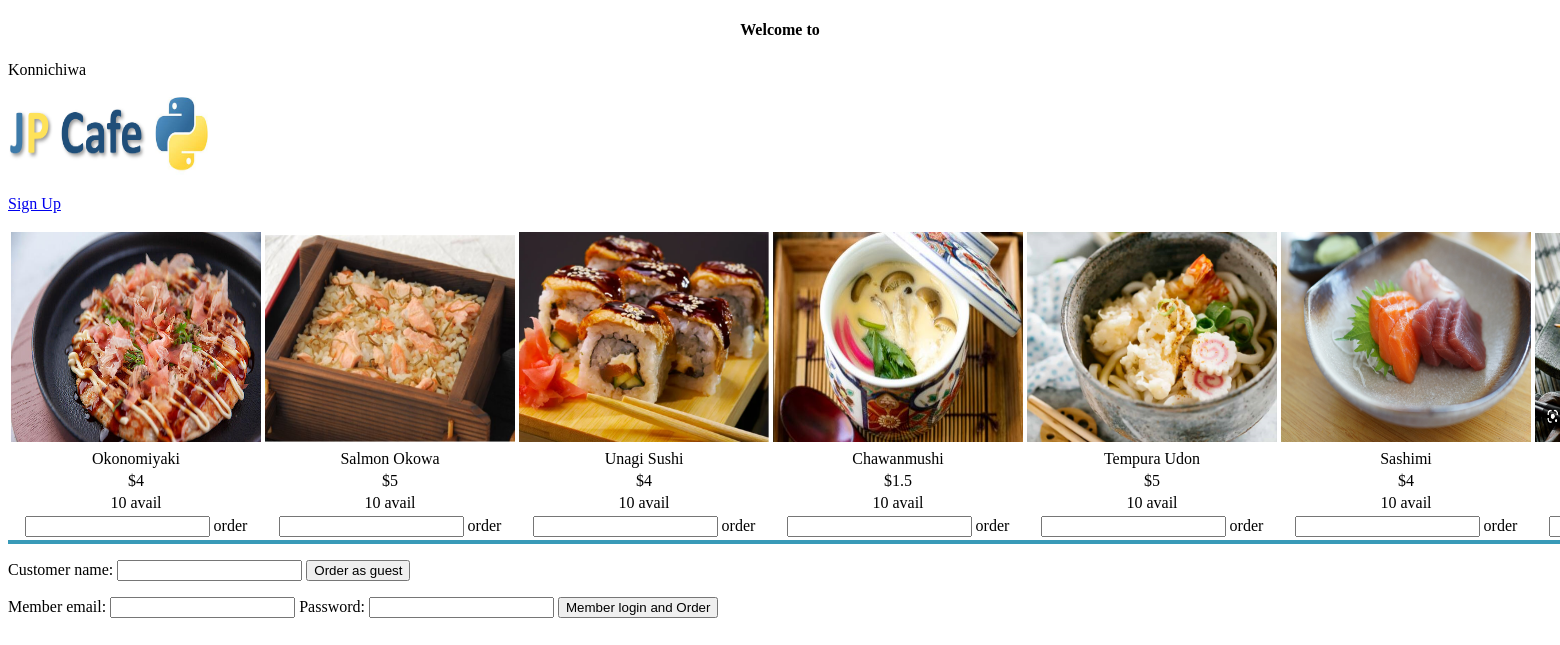
The page / on the database its author committed.
### tables this page shows
CREATE TABLE 'Inventory' (
    'ItemID' TEXT,
    'ItemName' TEXT,
    'Description' TEXT,
    'Price' TEXT,
    'Quantity' NUM,
    'Image' TEXT,
    PRIMARY KEY('ItemID')
);

### info.py (the view)
@app.route('/', methods = ['GET', 'POST'])
def home():
    ItemID, Name, Desc, Price, Qty, Pic = read_data()
    return render_template('home.html', Name=Name, Desc=Desc, Price=Price, Qty=Qty, Pic=Pic)

### info.py (called while the page is built)
def read_data():
    connection = sqlite3.connect('records.db')
    cursor = connection.cursor()
    cursor.execute("SELECT * FROM Inventory")
    rows = cursor.fetchall()
    ItemID = []
    Name = []
    Desc = []
    Price = []
    Qty = []
    Pic = []
    for row in rows:
        ItemID += [row[0]]
        Name += [row[1]]
        Desc += [row[2]]
        Price += [row[3]]
        Qty += [row[4]]
        Pic += [row[5]]
    return ItemID, Name, Desc, Price, Qty, Pic

### templates/home.html (shortened to what this page needs)
<!doctype html>
<html>
<head>
	<link rel="stylesheet" href="../static/CSS.css">
</head>
<body>
	<h4 align = 'center'> Welcome to </h4>
	<div class='secondline'>
	<p > Konnichiwa </p>
	<img src = "../static/JPCafeLogo2.png" width = 200 height = 80 alt = 'Logo'>
	<p> <a href = "{{ url_for('signup') }}" >Sign Up  </a> </p>
	</div>
	<form action = "{{url_for('calculate')}}" method='POST'>
	<table>
		<tr>
			{% for pic in Pic %}
				<th><img src = "../static/{{pic}}" width= 250 height = 210> </th>
			{% endfor %}
		</tr>
		<tr>
			{% for name in Name %}
				<td > {{name}} </td>
			{% endfor %}
		</tr>
		<tr>
			{% for price in Price %}
				<td align='center'> ${{price}} </td>
			{% endfor %}
		</tr>
		<tr>
			{% for qty in Qty %}
				<td align='center'> {{qty}} avail </td>
			{% endfor %}
		</tr>
		<tr>
			<td align='center'> <input type='num' name="amt1"> order </td>
			<td align='center'> <input type='num' name="amt2"> order </td>
			<td align='center'> <input type='num' name="amt3"> order </td>
			<td align='center'> <input type='num' name="amt4"> order </td>
			<td align='center'> <input type='num' name="amt5"> order </td>
			<td align='center'> <input type='num' name="amt6"> order </td>
			<td align='center'> <input type='num' name="amt7"> order </td>
		</tr>
	</table>
	<p> Customer name: <input type='text' name='cusname'> <input type='submit' name='action' value='Order as guest'></p>
	<p> Member email: <input type='text' name='mememail'> Password: <input type='text' name='password'> <input type='submit' name='mem' value='Member login and Order'> </p>
	</form>
</body>
</html>

### static/CSS.css (style rules this page uses)
.secondline { display: flex; }
.secondline p { text-align: left; }
.secondline { display: block; margin: auto; }
td { text-align: center; }

### templates/home.html (style rules this page uses)
table { border-bottom-style: solid; border-bottom-color: #399ab8; border-bottom-width: 4px; }

### rows shown on the page
Inventory: shows a picture, ItemName "Okonomiyaki"
Inventory: shows a picture, ItemName "Salmon Okowa"
Inventory: shows a picture, ItemName "Unagi Sushi"
Inventory: shows a picture, ItemName "Chawanmushi", Price "1.5"
Inventory: shows a picture, ItemName "Tempura Udon"
Inventory: shows a picture, ItemName "Sashimi"
Inventory: shows a picture

### other values the page prints
{{ price }} "4" "5" "4" "5" "4"
{{ qty }} "10" "10" "10" "10" "10" "10"
